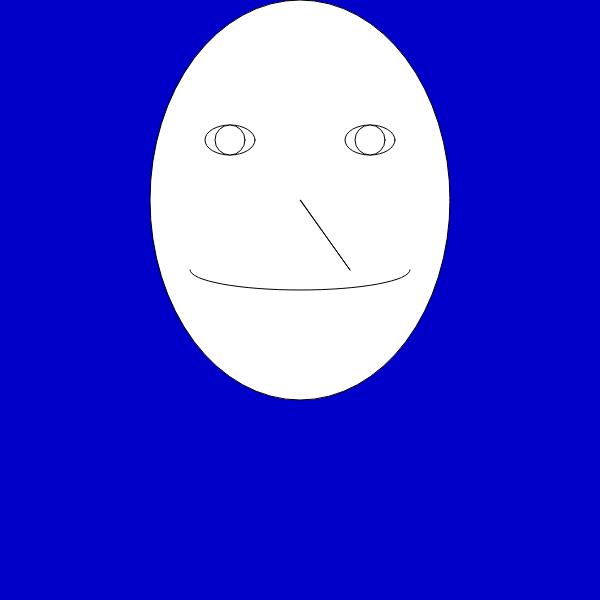
Frame 1 (no input)
Frame 60 (no input): identical to frame 1, image omitted
Frame 120 (the mouse pressed at the canvas centre since frame 60): identical to frame 1, image omitted

The p5.js sketch that drew this single still picture (run headless with seeded random() and noise() and a simulated clock; from frame 60 on, the mouse is pressed at the canvas centre):

// p5.js sketch
// ── sketch.js
function setup() {
  createCanvas(600, 600);
}

function draw() {
  background(0,0,200);
ellipse(300,200,300,400)
ellipse(230,140,50,30)
ellipse(230,140,30,30)
ellipse(370,140,50,30)
ellipse(370,140,30,30)
arc(300,270,220,40,0,PI)
triangle(300,200,300,200,350,270)}
